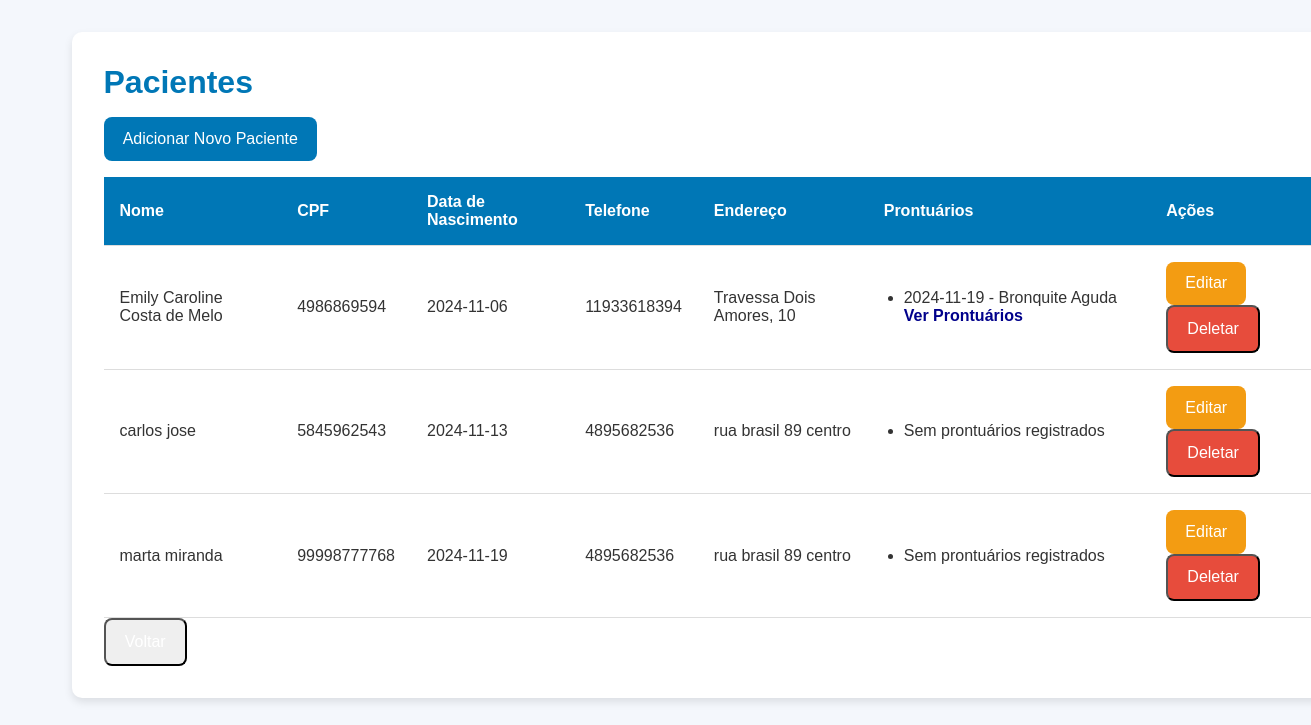
The app's page /pacientes/, older data.
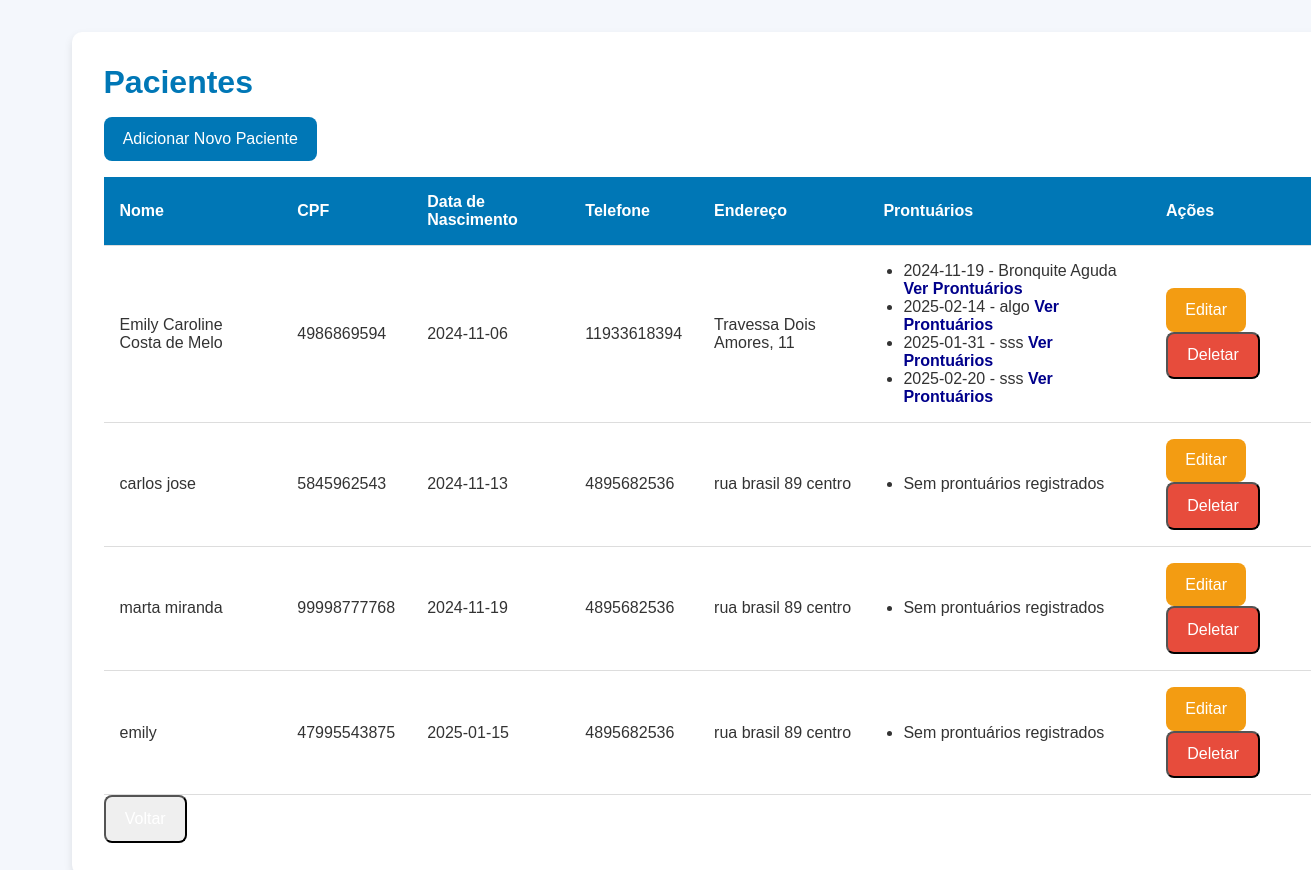
The same page, newer data.
### models.py (models this page shows)
class Paciente(db.Model):
    id = db.Column(db.Integer, primary_key=True)
    nome = db.Column(db.String(120), nullable=False)
    cpf = db.Column(db.String(11), unique=True, nullable=False)
    telefone = db.Column(db.String(15))
    endereco = db.Column(db.String(255))
    data_nascimento = db.Column(db.Date, nullable=False)
    prontuarios = db.relationship('Prontuario', backref='paciente_relacao', lazy=True)
    consultas = db.relationship('Consulta', backref='paciente_relacao', lazy=True)
    agendamentos = db.relationship('Agendamento', backref='paciente_relacao', lazy=True)

class Prontuario(db.Model):
    id = db.Column(db.Integer, primary_key=True)
    data = db.Column(db.Date, nullable=False)
    diagnostico = db.Column(db.String(255))
    prescricoes = db.Column(db.String(255))
    paciente_id = db.Column(db.Integer, db.ForeignKey('paciente.id'), nullable=False)
    paciente = db.relationship('Paciente', backref='prontuarios_relacao')

### controllers/paciente_controller.py (the view)
@paciente_bp.route('/')
def listar_pacientes():
    pacientes = Paciente.query.all()
    return render_template('listar_pacientes.html', pacientes=pacientes)

### templates/listar_pacientes.html (shortened to what this page needs)
<!DOCTYPE html>
<html lang="pt-BR">
<head>
    <link rel="stylesheet" href="{{ url_for('static', filename='css/lista_paciente.css') }}">
</head>
<body>
    <div class="page-container">
        <div class="list-container">
            <h1>Pacientes</h1>
            <a href="{{ url_for('paciente.adicionar_paciente') }}" class="btn btn-primary">Adicionar Novo Paciente</a>
            <div class="table-responsive">
                <table class="patient-table">
                    <thead>
                        <tr>
                            <th>Nome</th>
                            <th>CPF</th>
                            <th>Data de Nascimento</th>
                            <th>Telefone</th>
                            <th>Endereço</th>
                            <th>Prontuários</th>
                            <th>Ações</th>
                        </tr>
                    </thead>
                    <tbody>
                        {% for paciente in pacientes %}
                            <tr>
                                <td>{{ paciente.nome }}</td>
                                <td>{{ paciente.cpf }}</td>
                                <td>{{ paciente.data_nascimento }}</td>
                                <td>{{ paciente.telefone }}</td>
                                <td>{{ paciente.endereco }}</td>
                                <td>
                                    <ul>
                                        {% for prontuario in paciente.prontuarios %}
                                            <li>
                                                {{ prontuario.data }} - {{ prontuario.diagnostico }}
                                                <a href="{{ url_for('prontuario.listar_prontuarios', paciente_id=paciente.id) }}" class="ver-prontuarios-link">Ver Prontuários</a>
                                            </li>
                                        {% else %}
                                            <li>Sem prontuários registrados</li>
                                        {% endfor %}
                                    </ul>
                                </td>
                                <td>
                                    <a href="{{ url_for('paciente.atualizar_paciente', id=paciente.id) }}" class="btn btn-warning">Editar</a>
                                    <form action="{{ url_for('paciente.deletar_paciente', id=paciente.id) }}" method="post" style="display:inline;" onsubmit="return confirm('Tem certeza que deseja deletar este paciente?');">
                                        <button type="submit" class="btn btn-danger">Deletar</button>
                                    </form>
                                </td>
                            </tr>
                        {% endfor %}
                    </tbody>
                </table>
                <button type="button" class="btn btn-secondary" onclick="history.back()">Voltar</button>
            </div>
        </div>
    </div>
</body>
</html>

Row changes from the older to the newer data that the page shows:
changed Paciente "Emily Caroline Costa de Melo": endereco "Travessa Dois Amores, 10" → "Travessa Dois Amores, 11"
added Prontuario: data "2025-02-14", diagnostico "algo", shown under Paciente "Emily Caroline Costa de Melo"
added Prontuario: data "2025-01-31", diagnostico "sss", shown under Paciente "Emily Caroline Costa de Melo"
added Prontuario: data "2025-02-20", diagnostico "sss", shown under Paciente "Emily Caroline Costa de Melo"
added Paciente: nome "emily", cpf "47995543875", data_nascimento "2025-01-15", telefone "4895682536", endereco "rua brasil 89 centro"
